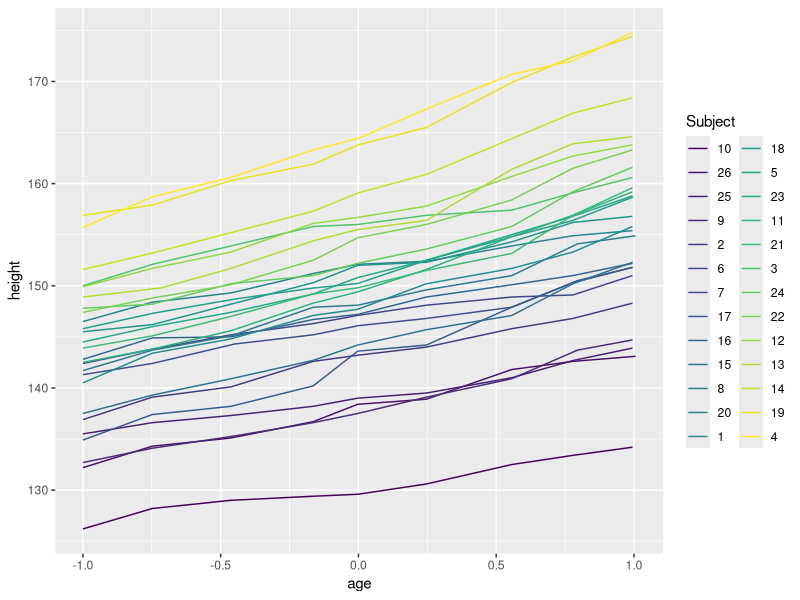
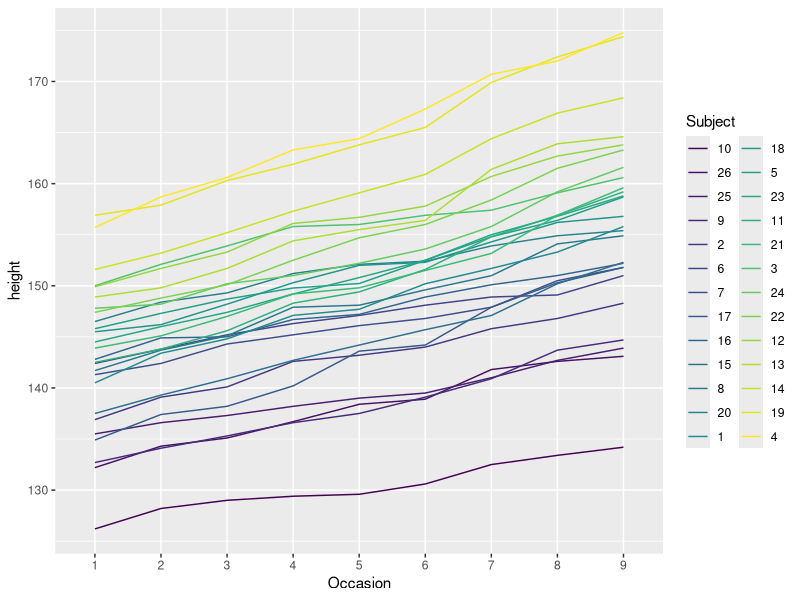
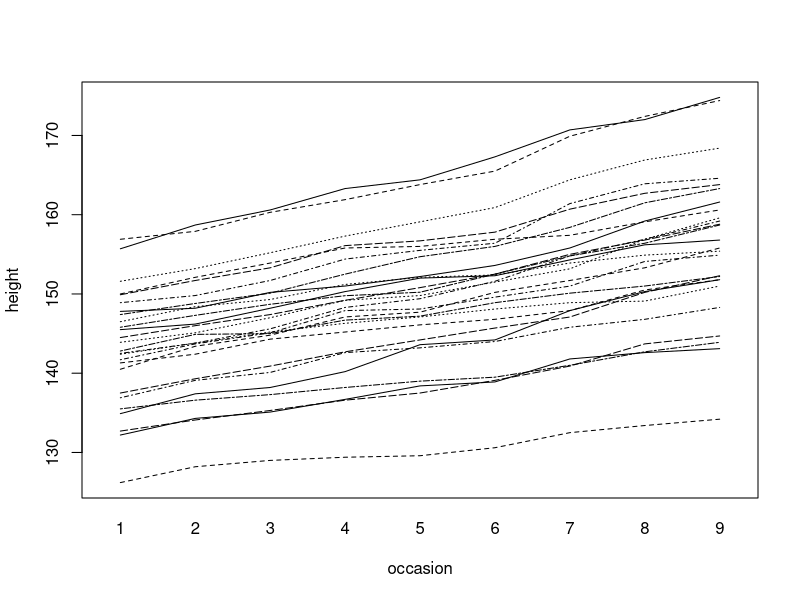
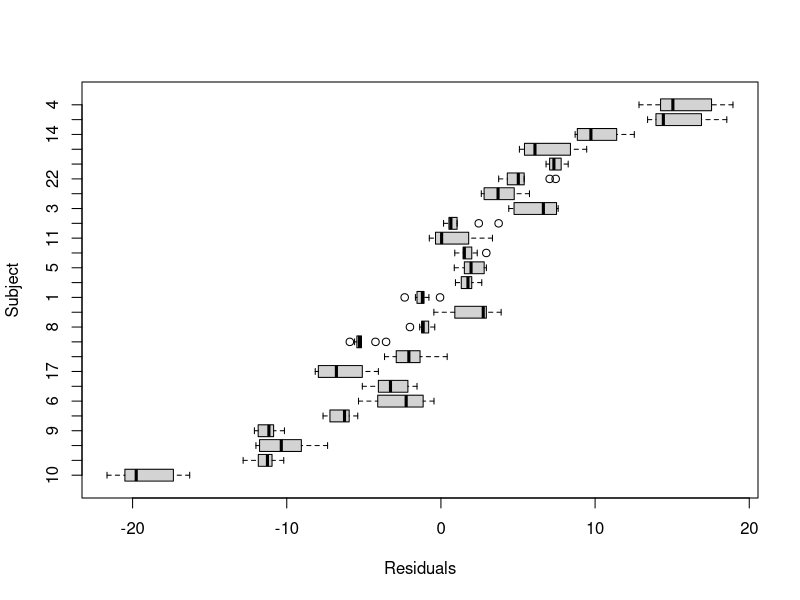
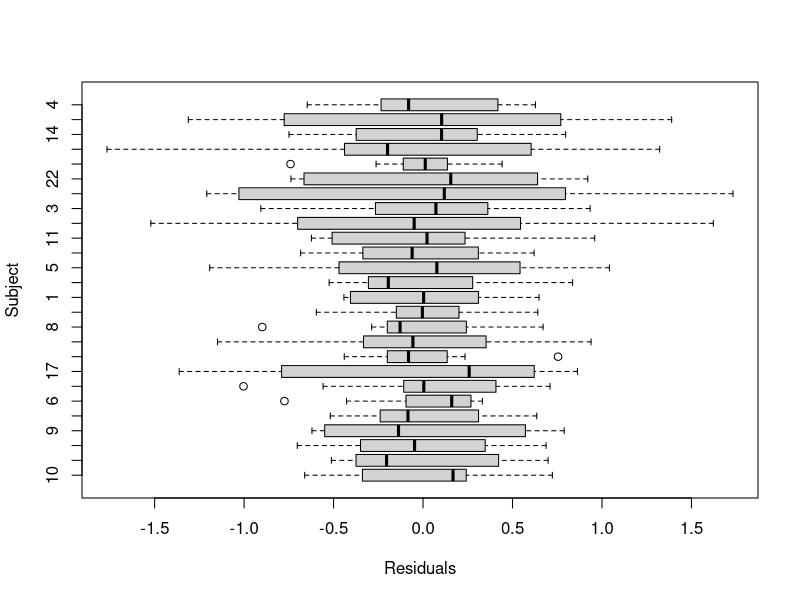

Write the R code that produced these figures, in order. (Note: this script raises an error after producing the figures.)
# Clear environment
rm(list=ls())
# Clear all plots
if(!is.null(dev.list())) dev.off()

# Load packages
library(ggplot2)
library(nlme)
library(lmerTest)


#-------------------
# Load Data
#-------------------
head(Oxboys)
str(Oxboys) # Note that it seems actualy better to use data in this format, some functions don't seem to work using data.frame

dat <- as.data.frame(Oxboys)
head(dat)
str(dat)


#-------------------
# Question 2(a)
#-------------------
# plot data and verify that a simple linear regression model gives a suitable representation of the boys' growth patterns
# Do there appear to be significant differences in the individual growth patterns?

# spaghetti plots
p1 <- ggplot(data = dat, aes(x = age, y = height, group = Subject, colour = Subject))
p2 <- ggplot(data = dat, aes(x = Occasion, y = height, group = Subject, colour = Subject))
p1 + geom_line()
p2 + geom_line()
# two plots are pretty much the same, as expected
# can see a definite linear increase in height for all subjects as age (and thus occasion) increases - thus there seems to be a time effect
# no obvious difference in slope between subjects, lines fairly parallel - so no evidence of age*height interaction
# levels do seem to be different, different intercepts - evidence of subject random effect

# could also plot using:
interaction.plot(dat$Occasion,dat$Subject, dat$height, xlab="occasion", ylab="height", legend=F)

#-------------------
# Question 2(b)
#-------------------
# fit a simple linear regression model to height versus age using the lm function, ignoring the subject effects
# obtain the boxplots of the residuals by Subject and explain observed pattern

fit1 <- lm(height~age, data = dat)  # use Oxboys instead !!!!!
summary(fit1)
boxplot(resid(fit1)~dat$Subject,horizontal=TRUE, xlab = "Residuals", ylab = "Subject")
# plotting the residuals from fit1 grouped according to which subject
# can see that grouping by subject is evident in the residuals. 
# from this plot, we can see that subjects that are relatively short (eg: subject 10) tend to have their height overestimated, thus have high neagtive residuals
# subjects that are relatively tall (eg subject 4), tend to have their height underestimated, and thus have high positive residuals
# we want to have a relatively 50/50 overestimation/underestimation for all subjects 
# thus we want our residuals to ideally be centered around zero


#-------------------
# Question 2(c)
#-------------------
# use lmList function to fit separate simple linear regression models for each subject
# compare boxplots of the residuals by subject for the lmList fit to lm fit
# compare also the residual standard errors from both fits

fit2 <- lmList(height~age|Subject, data = dat) # use Oxboys instead !!!!!
summary(fit2)
boxplot(resid(fit2)~dat$Subject,horizontal=TRUE, xlab = "Residuals", ylab = "Subject")
# now all boxplots are centered around zero, because fitted to each subject so no longer have subject effect skewing residuals
# evidence that it was the subject effect that skewed the residuals

# fit1 Residual standard error: 8.081
# fit2 Residual standard error: 0.6598878
# residual standard errors is much lower for the second fit2, suggesting that fit2 fits the data better
# further evidence of significant subject effect


#-------------------
# Question 2(d)
#-------------------
# plot the individual confidence intervals on the parameters estimated by the lmList fit
# and verify that both the intercept and slope vary significantly with Subject

plot(intervals(fit2))
# can definitely see a difference between intercepts for diiferent subjects and the same for slope
# more evidence of a subject effect as well as a subject*age interaction



#-------------------
# Question 2(e)
#-------------------
# fit an LME model to the data with random effects for both the intercept and the slope
# examine the boxplots of the residuals by subject, comparing them to those obtained for the lm and lmList fits

fit3<-lme(fixed=height~age,random=~age|Subject,dat)
# adding slope random effect implies adding interaction effect between age (fixed effect) and subject (random effect)
summary(fit3)

boxplot(resid(fit3)~dat$Subject,horizontal=TRUE, xlab = "Residuals", ylab = "Subject")
# boxplots well centered around zero, since subject effect and subject*ge interaction effect have been accounted for in the model
# very similar to fit2 boxplots, which makes sense because fit2 had different slopes and intercepts for each subject, thus also accounting  for subject effect and subject*age interaction

# can also plot using
plot(fit3,Subject~resid(.))

#-------------------
# Question 2(f)
#-------------------
# produce the plot of the standardised residuals versus fitted values and the normal plot of standardizes residuals
# can you identify any departures from model's assumptions

qqnorm(fit3)
# some departure from normality at the tails, as to be expected
# right seems to show some departure from normality, but nothing serve
plot(fit3)
# mostly random scatter but there does seem to be a slight increase in spread as the fitted values increase, 
# suggesting that the assumption of common error variance could be violated
# and the model may not fit the data well
# although its really only slight


#-------------------
# Question 2(g)
#-------------------
# Plot the augemented predictions for the lme fit 
# Do the linear models for each subject appear adequate ?

plot(augPred(fit3)) # Doesn't work !

fit3<-lme(fixed=height~age,random=~age|Subject,Oxboys) 
plot(augPred(fit3)) # for some reason only works Oxboys data of class c("nfnGroupedData", "nfGroupedData" , "groupedData",    "data.frame"    )
# not a data frame 
# Even though both give the exact same output of the same class ?????

# Linear models for each subject seem to be very good, with each line passing through many points


#-------------------
# Question 2(h)
#-------------------
# Another way of assessing the linear models for each subject is to plot the residuals versus age by subject

plot(fit3,resid(.)~age|Subject)
# Several subjects have a noticeable "scooping" pattern in their residuals, indicating the need for a model with curvature



#-------------------
# Question 2(i)
#-------------------
# Use the lmList function to fit separate quadratic models for each subject
# The quadratic model is quadratic in age

fit4 <- lmList(height~age+I(age^2)|Subject,Oxboys)
summary(fit4)



#-------------------
# Question 2(j)
#-------------------
# examine a plot of the confidence intervals on coefficients from this second lmList fit
# are there indications that the coefficients differ between subjects
# are the quadratic coefficients significantly different from zero for some subject

plot(intervals(fit4))
# for all coefficients, especially the intercept and age coefficients, seem to differ from subject to subject
# coefficients for age^2 not so much, but still some evidence of difference
# a few of the quadratic coefficients are significantly different from zero, but most are not, most intervals containing zero, indicating that the age^2 term is probably unnecessary 


#-------------------
# Question 2(k)
#-------------------
# Fit the full mixed-effects model corresponding to the last lmList fit
# The model will have linear and quadratic terms for age in the fixed effects and the random effects
fit5<-lme(fit4)
summary(fit5)


#-------------------
# Question 2(l)
#-------------------
# check residual plots and numerical summaries for the lme model
# Do there appear to be deficiencies in the fit ?
# Do there appear to be terms in the morel that could be eliminated?

plot(fit5,Subject~resid(.))
# No obvious difference in residuals between subjects
# all centered around zero
# evidence of good model fit

qqnorm(fit5)
# again evidence of deviation from normality at the tales, as to be expected
# deviation is fairly pronounced though and over too large an area to just be in the tales
# so there seems to be some evidence of deviation from normaility

plot(fit5)
# scatter seems to be concentrated in the middle and becomes more dispersed further away
# so not really a random scatter
# thus possible deviation from the assumption of common error variance

plot(augPred(fit5))
# again fit seems pretty good for each subject, with no obvious discrepancies
# all lines are pretty close to straight lines, suggesting that the quadratic term may not be necessary and that linear is fine


plot(fit5,resid(.)~age|Subject)
# still presence of dips, despite addition of quadratic term

# so all in all, it looks like the quadratic term is unnecessary and a linear model is sufficient 
